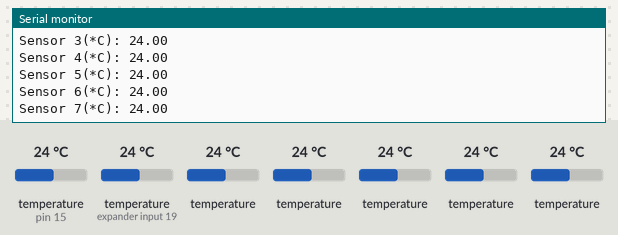
This sketch was run on a simulated Arduino Uno, built with avr-gcc and run on an emulated ATmega328P. On the bench: the last lines printed to the serial monitor. The test bench sets the inputs (shaded band); at power-on: temperature (sensors on pin 15, expander input 19) 24 °C, temperature 24 °C.

Above: at 4.4 s.
4.5 s: temperature (sensor on pin 15) set to 12 °C
At 6.3 s:
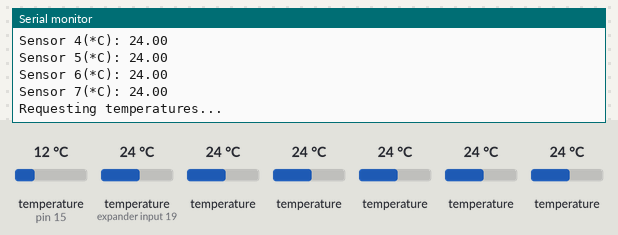
8.3 s: temperature (sensor on expander input 19) set to 12 °C
At 10.7 s:
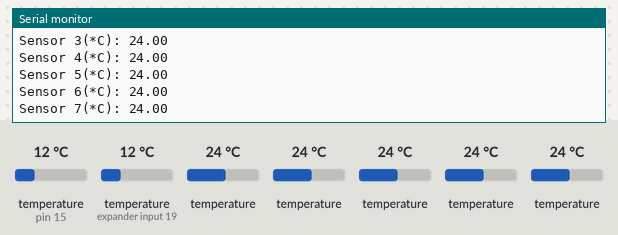
12.1 s: temperature (sensor 215) set to 12 °C
At 14.8 s:
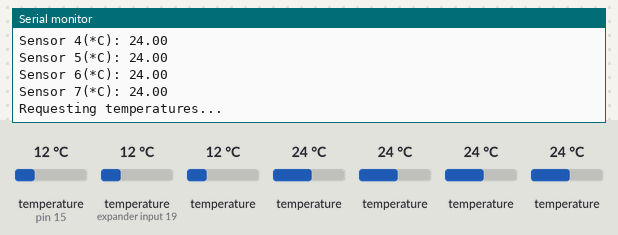
15.9 s: temperature (sensor 315) set to 12 °C
At 19.3 s:
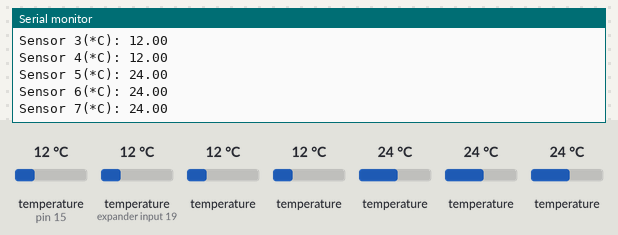
19.7 s: temperature (sensor 415) set to 12 °C
At 21.7 s:
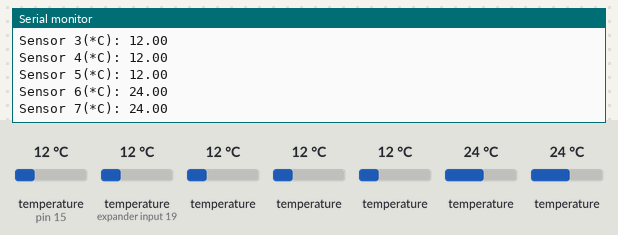
23.5 s: temperature (sensor 515) set to 12 °C
At 24.2 s:
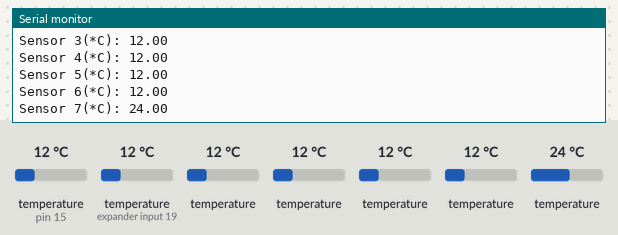
Timing chart, 0 to 26.5 s (numbered marks = the images above; inputs shaded):
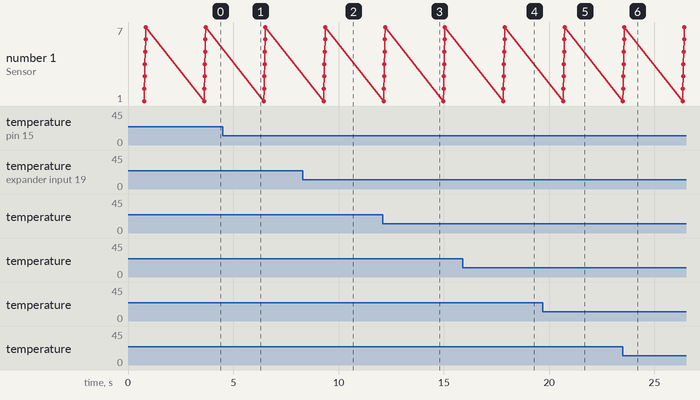

The sketch:

getData.ino
```cpp
#include <OneWire.h>
#include <DallasTemperature.h>

// Data wire is connected to GPIO15
#define ONE_WIRE_BUS 15
// Setup a oneWire instance to communicate with a OneWire device
OneWire oneWire(ONE_WIRE_BUS);
// Pass our oneWire reference to Dallas Temperature sensor
DallasTemperature sensors(&oneWire);
//28 4 2 79 A2 1 3 E5
//28 22 5 56 B5 1 3C 95
//28 AD 63 56 B5 1 3C D6
DeviceAddress sensor5 = { 0x28, 0xD8, 0x42, 0x56, 0xB5, 0xFF, 0x3C, 0xD5 };//SENSOR 5
DeviceAddress sensor4 = { 0x28, 0x4, 0x2, 0x79, 0xA2,0x1,0x3,0xE5 };//NESNOR 4
DeviceAddress sensor1 = { 0x28, 0x24, 0x77, 0x79, 0xA2, 0x1, 0x3, 0xEC };//SENSOR 1
DeviceAddress sensor6 = { 0x28, 0x86, 0x7C, 0x56, 0xB5, 0x1, 0x3C, 0x8B };//SENSOR 6
DeviceAddress sensor3 = { 0x28, 0xF5, 0x90, 0x56, 0xB5, 0x1, 0x3C, 0xB1 };//SENSOR 3
DeviceAddress sensor2 = { 0x28, 0xAD, 0x63, 0x56, 0xB5, 0x1, 0x3C, 0xD6 };//SENSOR 2
DeviceAddress sensor7 = { 0x28, 0xEB, 0x6D, 0x79, 0xA2, 0x1, 0x3, 0x96 };//SENSOR 7

void setup(void) {
  Serial.begin(115200);
  sensors.begin();
}

void loop(void) {
  Serial.print("Requesting temperatures...");
  sensors.requestTemperatures(); // Send the command to get temperatures
  Serial.println("DONE");

  Serial.print("Sensor 1(*C): ");
  Serial.println(sensors.getTempC(sensor1));


  Serial.print("Sensor 2(*C): ");
  Serial.println(sensors.getTempC(sensor2));


  Serial.print("Sensor 3(*C): ");
  Serial.println(sensors.getTempC(sensor3));


   Serial.print("Sensor 4(*C): ");
  Serial.println(sensors.getTempC(sensor4));


   Serial.print("Sensor 5(*C): ");
  Serial.println(sensors.getTempC(sensor5));


   Serial.print("Sensor 6(*C): ");
  Serial.println(sensors.getTempC(sensor6));


   Serial.print("Sensor 7(*C): ");
  Serial.println(sensors.getTempC(sensor7));


  delay(2000);
}
```

Measured:
- after the input at 8.3 s, the serial monitor: prints a new line after 1.0 s (image 2)
- after the input at 12.1 s, the serial monitor: prints a new line after 0.06 s (image 3)
- after the input at 15.9 s, the serial monitor: prints a new line after 2.0 s (image 4)
- after the input at 19.7 s, the serial monitor: prints a new line after 1.0 s (image 5)
- after the input at 23.5 s, the serial monitor: prints a new line after 0.06 s (image 6)
